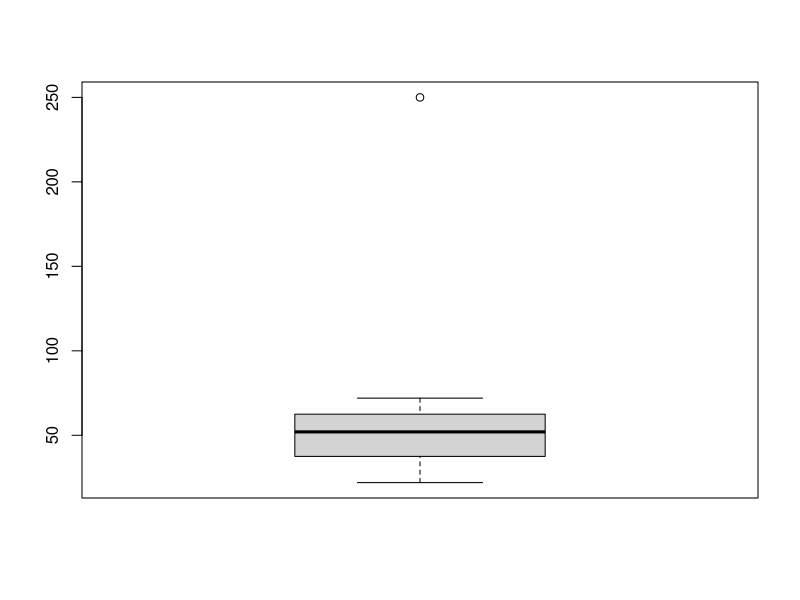

Recreate this plot in R.
## ---- chunk 1
data1 <- c(22,30,35,40,40,52,58,60,65,72,250)
summary(data1)
boxplot(data1)
## ---- chunk 2
x <-c(1,2,5,10,12)
y <-c(2,5,1,0,12)

#A. Find the	values that	are	contained	in both	X	and	Y.
intersect(x,y)
#B. Find values that are in x but not	in y and (vice versa)
union(setdiff(x,y), setdiff(y,x))
## ---- chunk 3
a <- c(intersect(x,y),setdiff(x,y),setdiff(y,x))
a
b <- c(x,y)
b
a == b
unique(b[! b %in% a])
## ---- chunk 4
data(USArrests)
USArrests
## ---- chunk 5
# States with most Assault, murder, rape
mAssault <- which(USArrests$Assault == max(USArrests$Assault))
rownames(USArrests)[mAssault]

mMurder<- which(USArrests$Murder == max(USArrests$Murder))
rownames(USArrests)[mMurder]

mRape <- which(USArrests$Rape == max(USArrests$Rape))
rownames(USArrests)[mRape]
## ---- chunk 6
lAssault <- which(USArrests$Assault == min(USArrests$Assault))
rownames(USArrests)[lAssault]

lMurder<- which(USArrests$Murder == min(USArrests$Murder))
rownames(USArrests)[lMurder]

lRape <- which(USArrests$Rape == min(USArrests$Rape))
rownames(USArrests)[lRape]
## ---- chunk 7
summary(USArrests)
#Bottom 25% of murder
bottomMurderRt <- quantile(USArrests$Murder)[2]
bottomMurderRt
subset(USArrests, Murder < bottomMurderRt, select = Murder)
## ---- chunk 8
#Top 25% of murder
topMurderRt <- quantile(USArrests$Murder)[4]
topMurderRt
subset(USArrests, Murder > topMurderRt, select = Murder)
## ---- chunk 9
Fn1 <- function(x){
  x = rnorm(30)
  sd1 <- sd(x)
  return(sd = sd1)
}
## ---- chunk 10
Fn2 <- function(x){
  x = is.na(rnorm(30))
  mean1 <- mean(x)
  sd1 <- sd(X)
  return(mean = mean1, sd = sd1)
}
